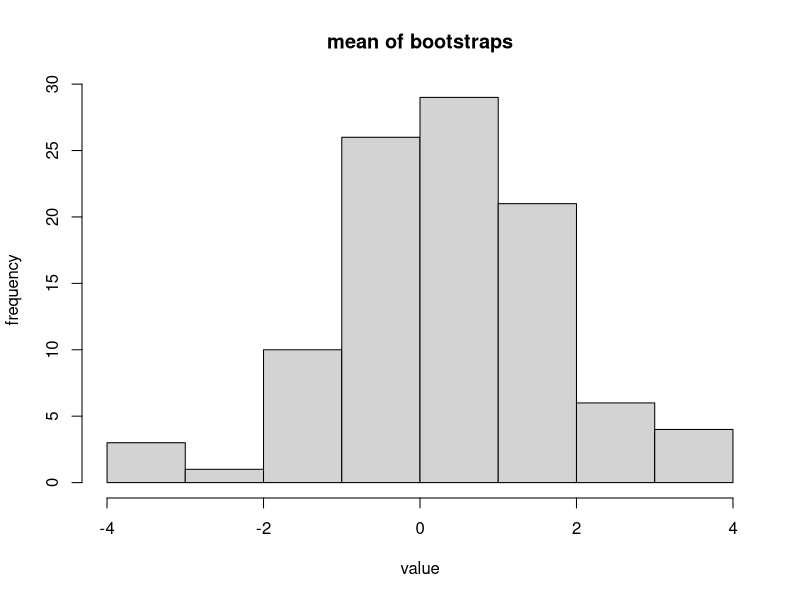
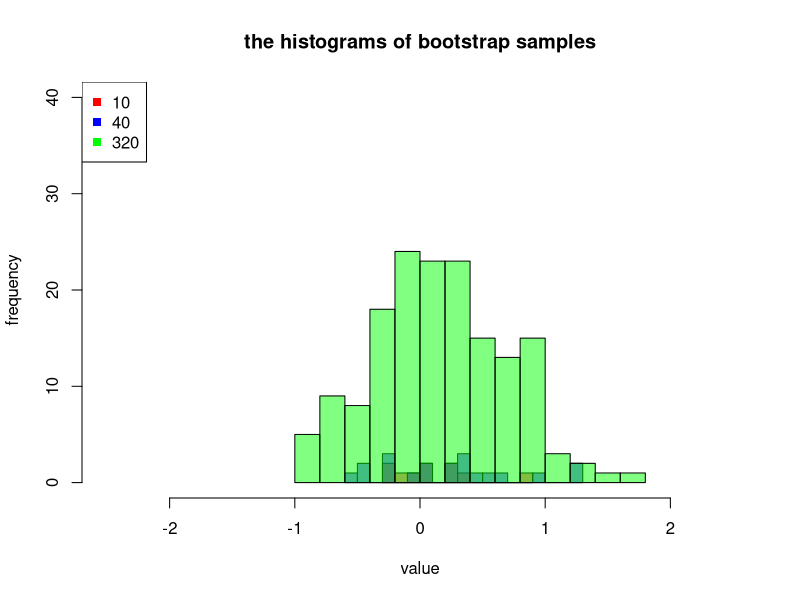

These charts were generated, in order, by the following R code:
set.seed(625)
data <- c(rnorm(2000, mean = 0, sd = 5))

# (1)
n <- 10
r <- 100
bs100 <- numeric(r)
for (i in 1:r) bs100[i] <- mean(sample(data, n, replace = TRUE))

cat("mean_bs: ")
print(mean(bs100))
cat("sd_bs: ")
print(sd(bs100))
png("kadai07-prac-01.png", width = 512, height = 512)
hist(bs100, xlab = "value", ylab = "frequency", main = "mean of bootstraps")
dev.off()

# (2)
n <- 100  # サンプル数を100に設定
r <- 10  # 反復回数の初期値を10に設定
bs <- 0  # すべてのbootstrap sampleの平均値を一次元配列に保存する
mean_bs <- 0  # 各試行回数の平均値
r_bs <- 0  # 各試行回数を保存
count <- 1  # 反復回数の変更回数
r_count <- 0  # bsに対する現在使用しているインデックス
# 10240までループ
while (r <= 10240) {
  for (i in 1:r) bs[r_count + i] <- mean(sample(data, n, replace = TRUE))  # bootstrap sampleから平均値を計算して格納
  mean_bs[count] <- mean(bs[r_count:r_count + r])  # 今回の試行回数における平均値を計算
  r_bs[count] <- r  # rの値を保存
  r <- 2 * r  # rを2倍ずつ増やしていく
  count <- count + 1  # rの変更回数を+1
  r_count <- r_count + r  # 使用しているインデックスの上限を更新
}

# 試行回数の一覧と平均値を表示
cat("r_bs: ")
print(r_bs)
cat("mean_bs: ")
print(mean_bs)

png("kadai-07-prac-02.png", width = 512, height = 512)  # 画像を生成
hist(bs[1:10], breaks = 15, col = "#FF00007F", xlim = c(-2.5, 2.5), ylim = c(0, 40), main = "the histograms of bootstrap samples", xlab = "value", ylab = "frequency")  # 試行回数10のヒストグラムを描画
hist(bs[31:70], breaks = 15, col = "#0000FF7F", add = TRUE)  # 試行回数40のヒストグラムを描画
hist(bs[311:630], breaks = 15, col = "#00FF007F", add = TRUE)  # 試行回数320のヒストグラムを描画
legend("topleft", legend = c("10", "40", "320"), col = c("red", "blue", "green"), pch = 15)  # 凡例を描画
dev.off()  # 画像を保存

# mean_bs:  [1]  0.07640089  0.52124564 -0.54734619 -0.29540084 -0.42588074  0.63228544
#  [7]  0.58582188  0.03888773  1.24735826 -0.26450813  0.22992921